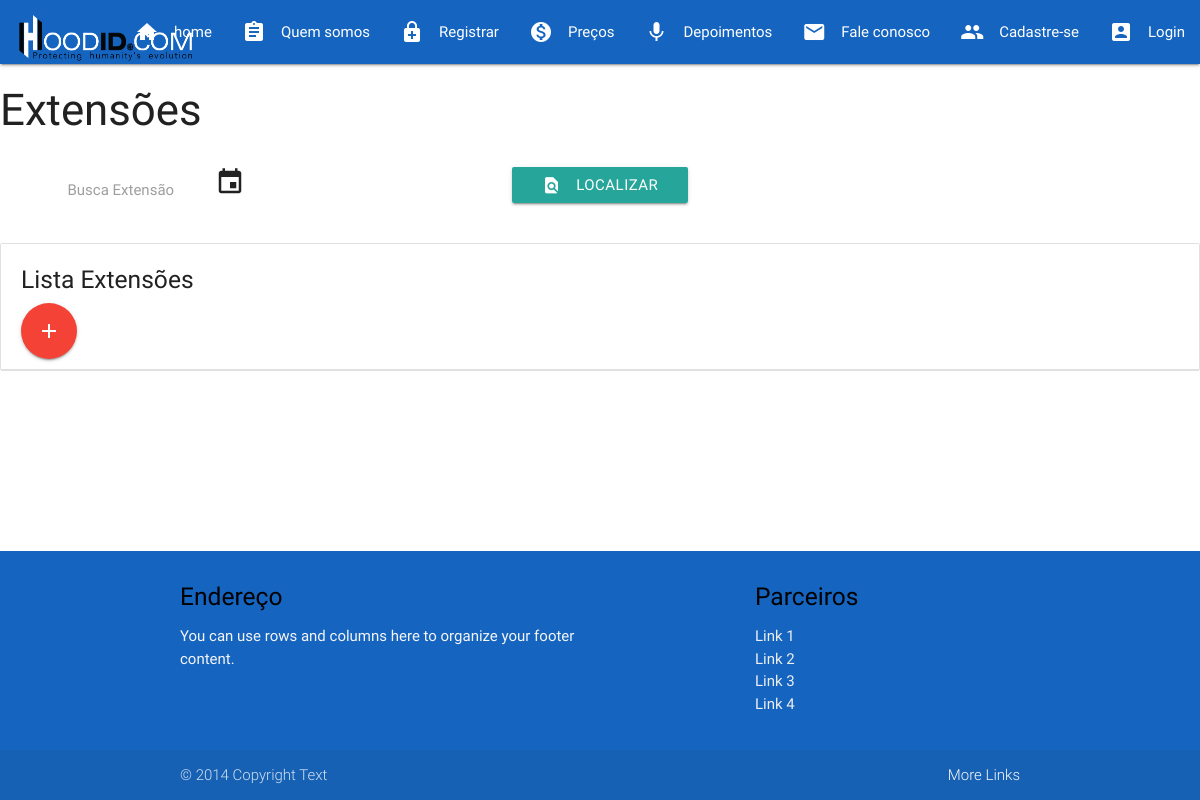
Page /lista_extensoes/ on the earlier database version.
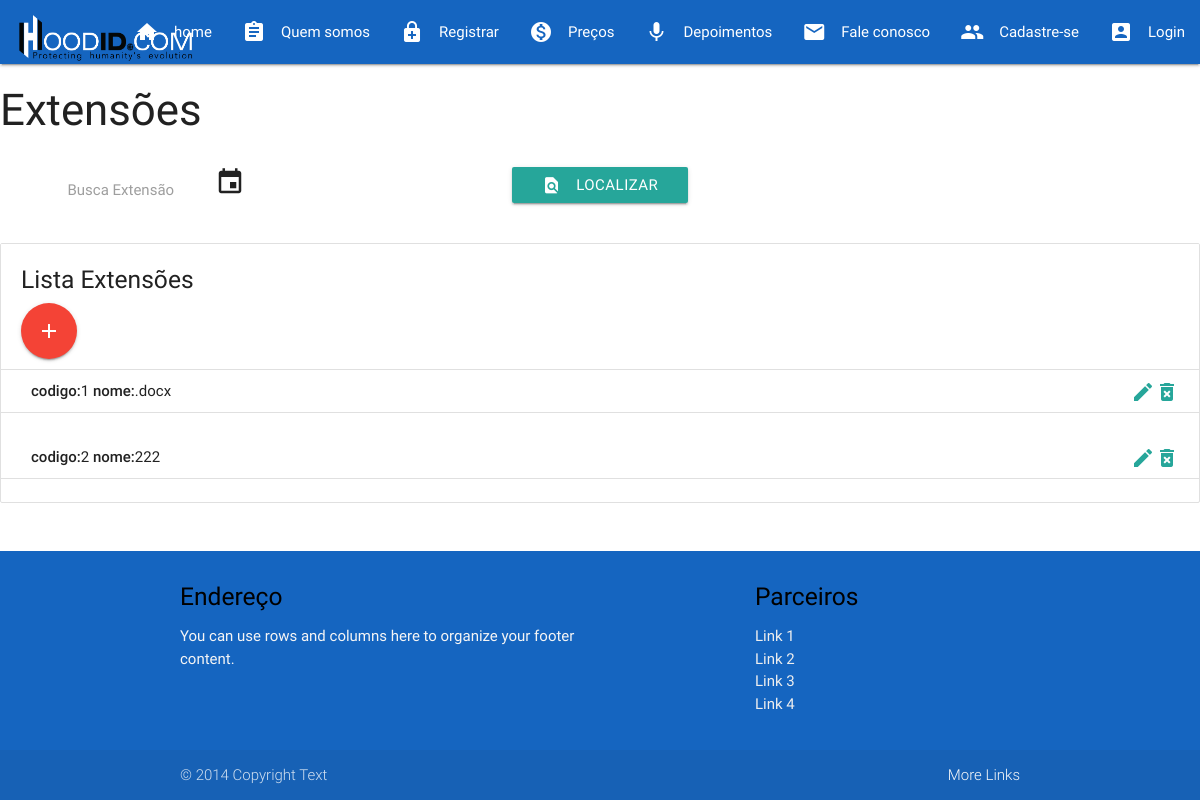
Same page on the later database version.
### extensoes/models.py (models this page shows, shortened)
class Extensoes(models.Model):
    codextensao=models.PositiveIntegerField()
    nome=models.CharField(max_length=5)
    class Meta:
        ordering = ['nome', ]

### extensoes/views.py (the view)
# urls.py: path('lista_extensoes/', ExtensoesList.as_view(), name='lista_extensoes'),
class ExtensoesList(ListView):
    template_name ="extensoes/listar_extensoes.html"
    model = Extensoes
    paginate_by = 10
    context_object_name = "extensoes"

### extensoes/templates/extensoes/listar_extensoes.html (shortened to what this page needs)
{% extends 'base_cadastro.html' %}
{% block main %}
   <h3>Extensões</h3>
   <div  class="center-align">
   <div class="row">
     <form method="GET" action="." class="col s12">
       <div class="row">
           <div class="input-field col s4">
           <i class="material-icons prefix">event</i>
           <label for="icon_telephone">Busca Extensão</label>
         </div>
           <div class="input-field col s4">
             <button class="waves-effect waves-light btn" type="submit">
               <i class="material-icons left">find_in_page</i>Localizar
              </button>
           </div>
       </div>
     </form>
     <br><br>
     </div>
    </div>
    <ul class="collection with-header">
     <li class="collection-header"><h5>Lista Extensões</h5>
     <a href="{% url 'novo_extensoes' %}" class="btn-floating btn-large waves-effect waves-light red"><i class="material-icons">add</i></a>
     </li>
     {% for an in extensoes %}
          <li class="collection-item"><div> <strong>codigo:</strong>{{ an.codextensao }}  <strong>nome:</strong>{{ an.nome }}
          <a href="{% url 'delete_extensoes' an.codextensao %}" class="secondary-content"><i class="material-icons">delete_forever</i></a>
          <a href="{% url 'atualiza_extensoes' an.codextensao %}" class="secondary-content"><i class="material-icons">edit</i></a>
          </div></li>
          <br>
     {%endfor%}
</ul>
{% endblock %}

### templates/base_cadastro.html (shortened to what this page needs)
 {% extends "base.html" %}

### templates/base.html (shortened to what this page needs)
{% load static %}
<!DOCTYPE html>
<html lang="pt-br">
<head>
    <link type="text/css" rel="stylesheet" href="{% static 'css/materialize.min.css'%}" media="screen,projection" />
    {% block header %}{% endblock header %} {% include 'components/menu/index.html' %}
</head>
<body type="overflow:hidden">
        {% block main %}{% endblock main %}
{% include "modal_aguarde.html" %} {% include "components/footer.html" %}
</body>
</html>

### templates/components/menu/index.html (shortened to what this page needs)
{% load static %}
<nav class="1565c0 blue darken-3">
    <div class="nav-wrapper">
        <a style="..." href="#" class="brand-logo"><img width="213px" height="76px"  src="{% static 'imgs/LogoHoodid.png' %}"></a>
        {% include 'components/menu/menu_desktop.html' %}
</nav>

### templates/components/menu/menu_desktop.html (shortened to what this page needs)
{% if not user.is_authenticated %}
    <ul id="nav-mobile" class="right hide-on-med-and-down">
        <li>
           <a href="{% url 'login' %}">
            </a>
        </li>
        <li>
           <a href="{% url 'login' %}">
             <i class="material-icons left">assignment</i>
             Quem somos
            </a>
        </li>
        <li>
           <a href="{% url 'login' %}">
             <i class="material-icons left">enhanced_encryption</i>
             Registrar
            </a>
        </li>
        <li>
           <a href="{% url 'login' %}">
             <i class="material-icons left">monetization_on</i>
             Preços
            </a>
        </li>
        <li>
           <a href="{% url 'login' %}">
             <i class="material-icons left">mic</i>
             Depoimentos
            </a>
        </li>
        <li>
           <a href="{% url 'login' %}">
             <i class="material-icons left">email</i>
             Fale conosco
            </a>
        </li>
        <li>
           <a href="{% url 'login' %}">
             <i class="material-icons left">people</i>
             Cadastre-se
            </a>
         </li>
         <li>
           <a href="{% url 'login' %}">
             <i class="material-icons left">account_box</i>
             Login
            </a>
         </li>
     </ul>
{% endif %}
</div>

### templates/components/footer.html
{% load static %}
<footer class="page-footer 1565c0 blue darken-3" style="position:absolute;bottom:0;width:100%;">
    <div class="container">
            <div class="row">
              <div class="col l6 s12">
                <h5 class="black-text">Endereço</h5>
                <p class="grey-text text-lighten-4">You can use rows and columns here to organize your footer content.</p>
              </div>
              <div class="col l4 offset-l2 s12">
                <h5 class=" black-text">Parceiros</h5>
                <ul>
                  <li><a class="grey-text text-lighten-3" href="#!">Link 1</a></li>
                  <li><a class="grey-text text-lighten-3" href="#!">Link 2</a></li>
                  <li><a class="grey-text text-lighten-3" href="#!">Link 3</a></li>
                  <li><a class="grey-text text-lighten-3" href="#!">Link 4</a></li>
                </ul>
              </div>
            </div>
          </div>
          <div class="footer-copyright">
            <div class="container">
            © 2014 Copyright Text
            <a class="grey-text text-lighten-5 right" href="#!">More Links</a>
            </div>
          </div>
        </footer>

Differences in the rows shown:
added Extensoes: codextensao "1", nome ".docx"
added Extensoes: codextensao "2", nome "222"
